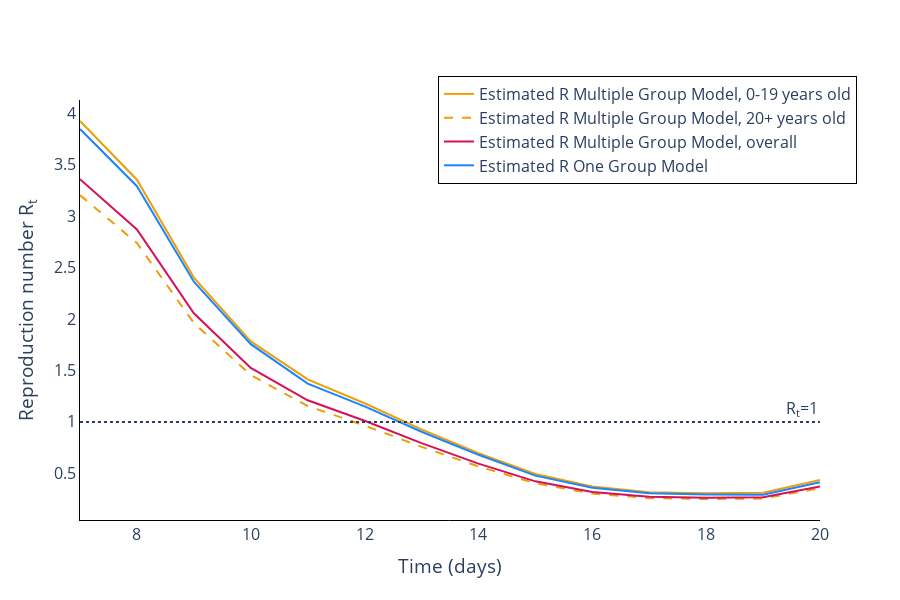

Notebook code cell kept with this figure:
### Code cell
colour_names = ['#EC9F0A', '#D41159', '#1A85FF']

fig = ReproductionNumberPlot()

for j in range(num_categories):
    fig.add_interval_rt(approx_multicat_intervals[j], colour=colour_names[0], shape=[None, 'dash'][j], model_type='Multiple Group Model, {}'.format(trace_names[j]))
fig.add_interval_rt(overall_approx_multicat_intervals, colour=colour_names[1], model_type='Multiple Group Model, overall')
fig.add_interval_rt(pois_intervals, colour=colour_names[2], model_type='One Group Model')
    
fig.update_labels(time_label='Time (days)', r_label='Reproduction number R<sub>t</sub>')

fig.figure.data = [fig.figure.data[0], fig.figure.data[2], fig.figure.data[4], fig.figure.data[6]]

fig.figure.add_hline(
    y=1, line_dash='dot',
    annotation_text='R<sub>t</sub>=1', fillcolor='black',
    annotation_position='top right')

fig.figure.update_layout(
    width=900, 
    height=600,
    plot_bgcolor='white',
    font=dict(
            size=16),
    xaxis=dict(
        linecolor='black'),
    yaxis=dict(
        linecolor='black'),
    legend=dict(
            orientation="h",
            yanchor="bottom",
            y=0.8,
            xanchor="right",
            x=1.05,
            bordercolor="Black",
            borderwidth=1
        )
)

fig.figure.write_image('images/Avian Flu.pdf')

fig.show_figure()

### Figure 1 — Plotly figure (JSON) as saved in the notebook; plotly's stock layout.template omitted (floating-point values rounded to 4 significant figures)
{"data": [{"line": {"color": "#EC9F0A"}, "mode": "lines", "name": "Estimated R Multiple Group Model, 0-19 years old", "type": "scatter", "x": [7, 8, 9, 10, 11, 12, 13, 14, 15, 16, 17, 18, 19, 20], "y": [3.925, 3.354, 2.403, 1.782, 1.414, 1.181, 0.9273, 0.6947, 0.4931, 0.3713, 0.3169, 0.3066, 0.3119, 0.4348]}, {"line": {"color": "#EC9F0A", "dash": "dash"}, "mode": "lines", "name": "Estimated R Multiple Group Model, 20+ years old", "type": "scatter", "x": [7, 8, 9, 10, 11, 12, 13, 14, 15, 16, 17, 18, 19, 20], "y": [3.205, 2.739, 1.962, 1.455, 1.155, 0.9645, 0.7571, 0.5673, 0.4026, 0.3031, 0.2588, 0.2503, 0.2546, 0.355]}, {"line": {"color": "#D41159"}, "mode": "lines", "name": "Estimated R Multiple Group Model, overall", "type": "scatter", "x": [7, 8, 9, 10, 11, 12, 13, 14, 15, 16, 17, 18, 19, 20], "y": [3.359, 2.87, 2.056, 1.525, 1.21, 1.011, 0.7935, 0.5945, 0.422, 0.3177, 0.2712, 0.2623, 0.2669, 0.372]}, {"line": {"color": "#1A85FF"}, "mode": "lines", "name": "Estimated R One Group Model", "type": "scatter", "x": [7, 8, 9, 10, 11, 12, 13, 14, 15, 16, 17, 18, 19, 20], "y": [3.848, 3.291, 2.363, 1.756, 1.372, 1.151, 0.9044, 0.68, 0.4775, 0.3592, 0.3059, 0.2935, 0.291, 0.4133]}], "layout": {"annotations": [{"showarrow": false, "text": "R<sub>t</sub>=1", "x": 1, "xanchor": "right", "xref": "x domain", "y": 1, "yanchor": "bottom", "yref": "y"}], "font": {"size": 16}, "height": 600, "hovermode": "x unified", "legend": {"bordercolor": "Black", "borderwidth": 1, "orientation": "h", "x": 1.05, "xanchor": "right", "y": 0.8, "yanchor": "bottom"}, "plot_bgcolor": "white", "shapes": [{"fillcolor": "black", "line": {"dash": "dot"}, "type": "line", "x0": 0, "x1": 1, "xref": "x domain", "y0": 1, "y1": 1, "yref": "y"}], "width": 900, "xaxis": {"linecolor": "black", "title": {"text": "Time (days)"}}, "yaxis": {"linecolor": "black", "title": {"text": "Reproduction number R<sub>t</sub>"}}}}
